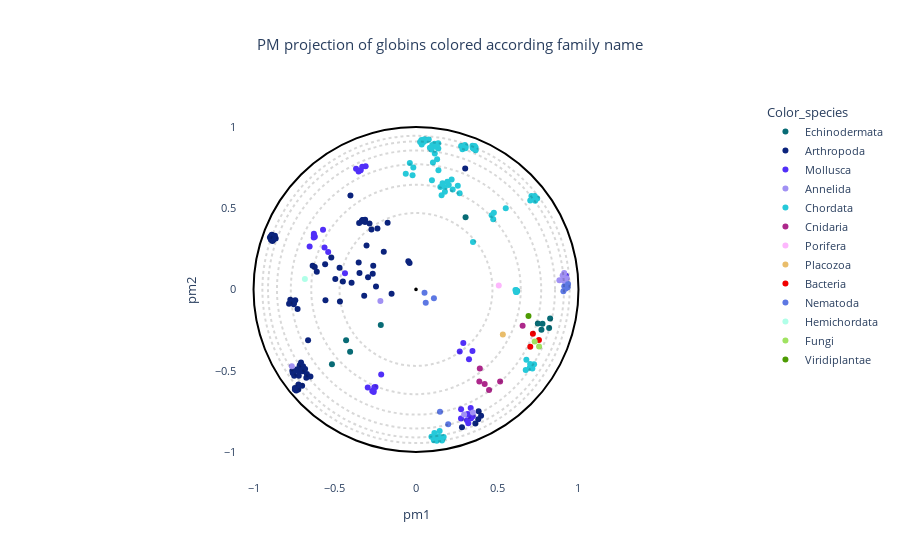

Notebook code cell kept with this figure:
### Code cell
# OPTIONS =================================================
#Here you can set different parameters to color & annotate the resulting projection:
title = "PM projection of globins colored according family name"
#----------------------------------------------------------
# Select the coloring from annotation .csv file:
labels_name = "Color_species"
# Select classes to label among the "labels_name" or "second_labels_name" column (comma separated list):
second_labels_name = ""
labels_text = []
show_text = False
#----------------------------------------------------------
# Use a custom color palette:
color_palette = globin_palette #Default: None
use_custom_palette = True
#==========================================================


#Check projection visualization parameters
#Labels name
if labels_name == "":
    labels_name = None
elif labels_name not in annotation_names:
    raise NameError(f"labels_name {labels_name} is not in the availables annotations.\nAvailables annotations: {annotation_names}")
#Second labels name
if second_labels_name == "":
    second_labels_name = None
elif second_labels_name not in annotation_names:
    raise NameError(f'"second_labels_name" {second_labels_name} is not in the availables annotations.\nAvailables annotations: {annotation_names}')

if not use_custom_palette:
    color_palette = None

#Plot graph
fig = plot_embedding_interactive(df_embedding, 
                                 labels_name = labels_name,
                                 second_labels_name = second_labels_name, 
                                 show_text = show_text,
                                 labels_text = labels_text,
                                 color_palette = color_palette, 
                                 title = title, 
                                 fontsize = 11)
fig.show()

### Figure 1 — Plotly figure (JSON) as saved in the notebook; plotly's stock layout.template omitted (floating-point values rounded to 4 significant figures; data arrays with more than 128 entries replaced by an {"elided": "..."} marker saying what was removed)
{"data": [{"customdata": [[5, 3, 3, 2, "Globin C, coelomic", "Globin", "Caudina arenicola", "Caudina", 2.101, "Echinodermata"], [-1, 39, 20, 10, "Uncharacterized protein", "Uncharacterized", "Strongylocentrotus purpuratus", "Strongylocentrotus", 1.753, "Echinodermata"], [4, 2, 3, 2, "Hemoglobin", "Hemoglobin", "Hemipholis cordifera", "Hemipholis", 2.327, "Echinodermata"], [4, 2, 3, 2, "Hemoglobin", "Hemoglobin", "Ophiactis simplex", "Ophiactis", 2.22, "Echinodermata"], [4, 2, 3, 2, "Hemoglobin", "Hemoglobin", "Ophiactis simplex", "Ophiactis", 2.262, "Echinodermata"], [14, 10, 9, 3, "Uncharacterized protein", "Uncharacterized", "Strongylocentrotus purpuratus", "Strongylocentrotus", 2.654, "Echinodermata"], [14, 10, 9, 3, "Uncharacterized protein", "Uncharacterized", "Strongylocentrotus purpuratus", "Strongylocentrotus", 2.587, "Echinodermata"], [-1, 10, 9, 3, "Uncharacterized protein", "Uncharacterized", "Strongylocentrotus purpuratus", "Strongylocentrotus", 2.519, "Echinodermata"], [14, 10, 9, 3, "Uncharacterized protein", "Uncharacterized", "Strongylocentrotus purpuratus", "Strongylocentrotus", 2.276, "Echinodermata"], [14, 10, 9, 3, "Uncharacterized protein", "Uncharacterized", "Strongylocentrotus purpuratus", "Strongylocentrotus", 2.867, "Echinodermata"]], "hovertemplate": "<b>%{hovertext}</b><br><br>Color_species=%{customdata[9]}<br>pm1=%{x}<br>pm2=%{y}<br>tree1=%{customdata[0]}<br>tree2=%{customdata[1]}<br>tree3=%{customdata[2]}<br>tree4=%{customdata[3]}<br>full_name=%{customdata[4]}<br>short_name=%{customdata[5]}<br>full_species=%{customdata[6]}<br>short_species=%{customdata[7]}<br>evo_distance=%{customdata[8]}<extra></extra>", "hovertext": ["Echinodermata", "Echinodermata", "Echinodermata", "Echinodermata", "Echinodermata", "Echinodermata", "Echinodermata", "Echinodermata", "Echinodermata", "Echinodermata"], "legendgroup": "Echinodermata", "marker": {"color": "#086b75", "symbol": "circle"}, "mode": "markers", "name": "Echinodermata", "orientation": "v", "showlegend": true, "type": "scatter", "x": [-0.2167, 0.3053, -0.4302, -0.4056, -0.5174, 0.7499, 0.7722, 0.8195, 0.7785, 0.8255], "xaxis": "x", "y": [-0.2186, 0.4449, -0.3126, -0.3843, -0.4599, -0.2101, -0.2487, -0.2378, -0.2116, -0.1784], "yaxis": "y"}, {"customdata": {"elided": "84x10 mixed values"}, "hovertemplate": "<b>%{hovertext}</b><br><br>Color_species=%{customdata[9]}<br>pm1=%{x}<br>pm2=%{y}<br>tree1=%{customdata[0]}<br>tree2=%{customdata[1]}<br>tree3=%{customdata[2]}<br>tree4=%{customdata[3]}<br>full_name=%{customdata[4]}<br>short_name=%{customdata[5]}<br>full_species=%{customdata[6]}<br>short_species=%{customdata[7]}<br>evo_distance=%{customdata[8]}<extra></extra>", "hovertext": ["Arthropoda", "Arthropoda", "Arthropoda", "Arthropoda", "Arthropoda", "Arthropoda", "Arthropoda", "Arthropoda", "Arthropoda", "Arthropoda", "Arthropoda", "Arthropoda", "Arthropoda", "Arthropoda", "Arthropoda", "Arthropoda", "Arthropoda", "Arthropoda", "Arthropoda", "Arthropoda", "Arthropoda", "Arthropoda", "Arthropoda", "Arthropoda", "Arthropoda", "Arthropoda", "Arthropoda", "Arthropoda", "Arthropoda", "Arthropoda", "Arthropoda", "Arthropoda", "Arthropoda", "Arthropoda", "Arthropoda", "Arthropoda", "Arthropoda", "Arthropoda", "Arthropoda", "Arthropoda", "Arthropoda", "Arthropoda", "Arthropoda", "Arthropoda", "Arthropoda", "Arthropoda", "Arthropoda", "Arthropoda", "Arthropoda", "Arthropoda", "Arthropoda", "Arthropoda", "Arthropoda", "Arthropoda", "Arthropoda", "Arthropoda", "Arthropoda", "Arthropoda", "Arthropoda", "Arthropoda", "Arthropoda", "Arthropoda", "Arthropoda", "Arthropoda", "Arthropoda", "Arthropoda", "Arthropoda", "Arthropoda", "Arthropoda", "Arthropoda", "Arthropoda", "Arthropoda", "Arthropoda", "Arthropoda", "Arthropoda", "Arthropoda", "Arthropoda", "Arthropoda", "Arthropoda", "Arthropoda", "Arthropoda", "Arthropoda", "Arthropoda", "Arthropoda"], "legendgroup": "Arthropoda", "marker": {"color": "#0b237c", "symbol": "circle"}, "mode": "markers", "name": "Arthropoda", "orientation": "v", "showlegend": true, "type": "scatter", "x": [-0.2463, -0.4705, -0.6362, -0.5592, -0.6107, -0.3965, -0.3188, -0.2632, -0.3479, -0.4966, -0.03961, -0.314, -0.3287, -0.3131, -0.2743, -0.3288, -0.3337, -0.2861, -0.3284, -0.1984, -0.1502, -0.2374, -0.4034, -0.3044, -0.45, -0.6233, 0.4005, -0.8683, -0.8849, -0.8798, -0.8637, -0.8809, -0.8836, -0.8775, -0.893, -0.8991, -0.8938, -0.8879, 0.3832, -0.5573, -0.736, -0.7391, -0.7372, 0.3856, -0.6966, -0.6826, -0.7207, -0.7215, -0.3528, -0.6498, -0.6751, -0.6715, -0.7245, -0.3307, -0.2664, -0.7455, -0.7314, -0.7499, -0.754, -0.7612, -0.7587, -0.7035, -0.7235, -0.7009, 0.3028, -0.3499, -0.7077, -0.7158, -0.7737, -0.7811, -0.7431, -0.7506, -0.7524, -0.4681, -0.2951, -0.7288, -0.04717, 0.3654, -0.1747, -0.5214, -0.7453, 0.2829, -0.6952, -0.6642], "xaxis": "x", "y": [0.01823, 0.1333, 0.1454, 0.1551, 0.1089, 0.04161, -0.03921, 0.1459, 0.101, 0.06428, 0.1621, 0.4147, 0.4263, 0.4284, 0.3685, 0.4256, 0.42, 0.406, 0.4265, 0.2316, -0.02668, 0.3758, 0.5781, 0.271, 0.04888, 0.138, -0.777, 0.3299, 0.3174, 0.3223, 0.3131, 0.3317, 0.2982, 0.3063, 0.3059, 0.319, 0.327, 0.337, -0.7983, -0.06725, -0.6109, -0.6169, -0.622, -0.7501, -0.5038, -0.4897, -0.5074, -0.5317, 0.1659, -0.536, -0.5431, -0.5204, -0.6153, 0.4242, 0.09678, -0.6074, -0.4907, -0.5309, -0.5057, -0.5001, -0.5147, -0.4881, -0.5851, -0.5921, 0.7451, 0.4093, -0.4491, -0.4661, -0.06273, -0.08738, -0.06715, -0.0806, -0.09165, -0.07441, 0.0756, -0.1201, 0.1739, -0.8254, 0.4106, 0.1965, -0.6163, -0.8489, -0.4723, -0.3131], "yaxis": "y"}, {"customdata": {"elided": "36x10 mixed values"}, "hovertemplate": "<b>%{hovertext}</b><br><br>Color_species=%{customdata[9]}<br>pm1=%{x}<br>pm2=%{y}<br>tree1=%{customdata[0]}<br>tree2=%{customdata[1]}<br>tree3=%{customdata[2]}<br>tree4=%{customdata[3]}<br>full_name=%{customdata[4]}<br>short_name=%{customdata[5]}<br>full_species=%{customdata[6]}<br>short_species=%{customdata[7]}<br>evo_distance=%{customdata[8]}<extra></extra>", "hovertext": ["Mollusca", "Mollusca", "Mollusca", "Mollusca", "Mollusca", "Mollusca", "Mollusca", "Mollusca", "Mollusca", "Mollusca", "Mollusca", "Mollusca", "Mollusca", "Mollusca", "Mollusca", "Mollusca", "Mollusca", "Mollusca", "Mollusca", "Mollusca", "Mollusca", "Mollusca", "Mollusca", "Mollusca", "Mollusca", "Mollusca", "Mollusca", "Mollusca", "Mollusca", "Mollusca", "Mollusca", "Mollusca", "Mollusca", "Mollusca", "Mollusca", "Mollusca"], "legendgroup": "Mollusca", "marker": {"color": "#512ff8", "symbol": "circle"}, "mode": "markers", "name": "Mollusca", "orientation": "v", "showlegend": true, "type": "scatter", "x": [-0.5632, -0.5406, 0.3134, 0.3391, 0.3366, 0.277, 0.3179, -0.2691, -0.2143, -0.297, -0.2605, -0.2613, -0.4372, 0.334, 0.2774, -0.6285, -0.6294, -0.6226, -0.6288, 0.2691, 0.2911, 0.3262, -0.5723, -0.6547, 0.9228, 0.3494, 0.912, 0.3219, 0.3475, -0.2493, -0.2564, -0.3405, -0.369, -0.3099, -0.3534, -0.331], "xaxis": "x", "y": [0.2587, 0.2306, -0.8059, -0.7924, -0.7296, -0.7942, -0.7662, -0.6253, -0.5236, -0.6043, -0.6309, -0.6243, 0.1001, -0.7703, -0.7372, 0.3427, 0.3199, 0.3238, 0.3352, -0.3828, -0.33, -0.4302, 0.3674, 0.2639, 0.08477, -0.7804, 0.07397, -0.8233, -0.3792, -0.6003, -0.6015, 0.7341, 0.7428, 0.7579, 0.7258, 0.7551], "yaxis": "y"}, {"customdata": [[13, 17, 5, 7, "Uncharacterized protein", "Uncharacterized", "Capitella teleta", "Capitella", 2.144, "Annelida"], [-1, -1, 4, 7, "Uncharacterized protein", "Uncharacterized", "Capitella teleta", "Capitella", 2.502, "Annelida"], [13, 17, 5, 7, "Uncharacterized protein", "Uncharacterized", "Capitella teleta", "Capitella", 2.237, "Annelida"], [-1, 17, 5, 7, "Uncharacterized protein (Fragment)", "Uncharacterized", "Capitella teleta", "Capitella", 2.669, "Annelida"], [-1, 34, 18, 10, "Uncharacterized protein", "Uncharacterized", "Capitella teleta", "Capitella", 2.021, "Annelida"], [-1, 14, 10, 4, "Uncharacterized protein", "Uncharacterized", "Capitella teleta", "Capitella", 3.077, "Annelida"], [-1, -1, 3, 2, "Extracellular globin 1", "Extracellular", "Metaphire sieboldi", "Metaphire", 2.434, "Annelida"], [-1, 14, 10, 4, "Uncharacterized protein", "Uncharacterized", "Capitella teleta", "Capitella", 3.007, "Annelida"], [-1, 17, 5, 7, "Uncharacterized protein", "Uncharacterized", "Capitella teleta", "Capitella", 2.428, "Annelida"]], "hovertemplate": "<b>%{hovertext}</b><br><br>Color_species=%{customdata[9]}<br>pm1=%{x}<br>pm2=%{y}<br>tree1=%{customdata[0]}<br>tree2=%{customdata[1]}<br>tree3=%{customdata[2]}<br>tree4=%{customdata[3]}<br>full_name=%{customdata[4]}<br>short_name=%{customdata[5]}<br>full_species=%{customdata[6]}<br>short_species=%{customdata[7]}<br>evo_distance=%{customdata[8]}<extra></extra>", "hovertext": ["Annelida", "Annelida", "Annelida", "Annelida", "Annelida", "Annelida", "Annelida", "Annelida", "Annelida"], "legendgroup": "Annelida", "marker": {"color": "#a191f3", "symbol": "circle"}, "mode": "markers", "name": "Annelida", "orientation": "v", "showlegend": true, "type": "scatter", "x": [0.9103, 0.9284, 0.8825, 0.9122, -0.2191, 0.2962, -0.7645, 0.3503, 0.9027], "xaxis": "x", "y": [0.05401, 0.06817, 0.05633, 0.1016, -0.07131, -0.7692, -0.4726, -0.7576, 0.08514], "yaxis": "y"}, {"customdata": {"elided": "88x10 mixed values"}, "hovertemplate": "<b>%{hovertext}</b><br><br>Color_species=%{customdata[9]}<br>pm1=%{x}<br>pm2=%{y}<br>tree1=%{customdata[0]}<br>tree2=%{customdata[1]}<br>tree3=%{customdata[2]}<br>tree4=%{customdata[3]}<br>full_name=%{customdata[4]}<br>short_name=%{customdata[5]}<br>full_species=%{customdata[6]}<br>short_species=%{customdata[7]}<br>evo_distance=%{customdata[8]}<extra></extra>", "hovertext": ["Chordata", "Chordata", "Chordata", "Chordata", "Chordata", "Chordata", "Chordata", "Chordata", "Chordata", "Chordata", "Chordata", "Chordata", "Chordata", "Chordata", "Chordata", "Chordata", "Chordata", "Chordata", "Chordata", "Chordata", "Chordata", "Chordata", "Chordata", "Chordata", "Chordata", "Chordata", "Chordata", "Chordata", "Chordata", "Chordata", "Chordata", "Chordata", "Chordata", "Chordata", "Chordata", "Chordata", "Chordata", "Chordata", "Chordata", "Chordata", "Chordata", "Chordata", "Chordata", "Chordata", "Chordata", "Chordata", "Chordata", "Chordata", "Chordata", "Chordata", "Chordata", "Chordata", "Chordata", "Chordata", "Chordata", "Chordata", "Chordata", "Chordata", "Chordata", "Chordata", "Chordata", "Chordata", "Chordata", "Chordata", "Chordata", "Chordata", "Chordata", "Chordata", "Chordata", "Chordata", "Chordata", "Chordata", "Chordata", "Chordata", "Chordata", "Chordata", "Chordata", "Chordata", "Chordata", "Chordata", "Chordata", "Chordata", "Chordata", "Chordata", "Chordata", "Chordata", "Chordata", "Chordata"], "legendgroup": "Chordata", "marker": {"color": "#26c9d9", "symbol": "circle"}, "mode": "markers", "name": "Chordata", "orientation": "v", "showlegend": true, "type": "scatter", "x": [0.6793, 0.5524, 0.3508, 0.03517, 0.1003, 0.1375, 0.2259, 0.02545, 0.05254, 0.1765, 0.04652, 0.2573, 0.2684, 0.1212, 0.1367, 0.1779, 0.2193, 0.1141, 0.1636, 0.04672, 0.08539, 0.06286, 0.1156, 0.2017, 0.09489, 0.15, 0.1928, 0.0981, 0.1042, 0.07856, 0.13, 0.1382, 0.3485, 0.1467, 0.1598, 0.1102, 0.1528, 0.1175, 0.1636, 0.1703, 0.1296, 0.1317, 0.1278, 0.1088, 0.1456, 0.1145, 0.4753, 0.09509, 0.1132, 0.7336, 0.7263, 0.7249, 0.731, 0.7105, 0.7033, -0.01646, -0.03805, -0.02121, -0.06293, 0.3046, 0.2858, 0.2778, 0.3477, 0.367, 0.3671, 0.3546, 0.3613, 0.128, 0.4793, 0.4654, 0.3057, 0.6203, 0.6181, 0.7025, 0.6119, 0.6753, 0.7164, 0.6152, 0.7005, 0.6219, 0.6179, 0.6217, 0.6195, 0.3008, 0.1575, 0.03339, 0.7267, 0.746], "xaxis": "x", "y": [-0.4333, 0.5002, 0.2915, 0.8918, 0.8897, 0.867, 0.6149, 0.9077, 0.9251, 0.6304, 0.9081, 0.6385, 0.5924, 0.8783, 0.8992, 0.6016, 0.6759, 0.8972, 0.654, 0.9174, 0.8716, 0.9171, 0.8364, 0.6433, 0.8615, 0.63, 0.6628, 0.6717, 0.7814, 0.9228, 0.8013, 0.733, 0.8727, -0.9083, -0.9292, -0.929, -0.9212, -0.9145, -0.9198, -0.9083, -0.9156, -0.9042, -0.9321, -0.9193, -0.8715, -0.9023, 0.4327, -0.9074, -0.8829, 0.5451, 0.5549, 0.5649, 0.5749, 0.575, 0.547, 0.7502, 0.7787, 0.7026, 0.7122, 0.8693, 0.8635, 0.8834, 0.8837, 0.8736, 0.8561, 0.8652, 0.8824, 0.8912, 0.4716, 0.4573, 0.8805, -0.00737, -0.006285, -0.4596, -0.002751, -0.496, -0.4867, -0.0156, -0.4819, -0.009004, -0.00521, -0.008885, -0.01581, 0.8894, 0.5793, 0.9197, -0.4601, 0.5591], "yaxis": "y"}, {"customdata": [[-1, -1, 8, 4, "Predicted protein", "Predicted", "Nematostella vectensis", "Nematostella", 2.434, "Cnidaria"], [-1, 15, 7, 4, "Predicted protein", "Predicted", "Nematostella vectensis", "Nematostella", 3.063, "Cnidaria"], [20, 15, 7, 4, "Predicted protein", "Predicted", "Nematostella vectensis", "Nematostella", 2.696, "Cnidaria"], [-1, 15, 7, 4, "Predicted protein", "Predicted", "Nematostella vectensis", "Nematostella", 2.747, "Cnidaria"], [20, 15, 7, 4, "Predicted protein", "Predicted", "Nematostella vectensis", "Nematostella", 2.467, "Cnidaria"], [-1, -1, -1, 3, "Predicted protein", "Predicted", "Nematostella vectensis", "Nematostella", 3.137, "Cnidaria"]], "hovertemplate": "<b>%{hovertext}</b><br><br>Color_species=%{customdata[9]}<br>pm1=%{x}<br>pm2=%{y}<br>tree1=%{customdata[0]}<br>tree2=%{customdata[1]}<br>tree3=%{customdata[2]}<br>tree4=%{customdata[3]}<br>full_name=%{customdata[4]}<br>short_name=%{customdata[5]}<br>full_species=%{customdata[6]}<br>short_species=%{customdata[7]}<br>evo_distance=%{customdata[8]}<extra></extra>", "hovertext": ["Cnidaria", "Cnidaria", "Cnidaria", "Cnidaria", "Cnidaria", "Cnidaria"], "legendgroup": "Cnidaria", "marker": {"color": "#ad288b", "symbol": "circle"}, "mode": "markers", "name": "Cnidaria", "orientation": "v", "showlegend": true, "type": "scatter", "x": [0.5177, 0.4496, 0.3898, 0.4226, 0.3928, 0.6562], "xaxis": "x", "y": [-0.5663, -0.6183, -0.5672, -0.5819, -0.4868, -0.2233], "yaxis": "y"}, {"customdata": [[-1, -1, 9, 3, "Uncharacterized protein", "Uncharacterized", "Amphimedon queenslandica", "Amphimedon", 2.522, "Porifera"]], "hovertemplate": "<b>%{hovertext}</b><br><br>Color_species=%{customdata[9]}<br>pm1=%{x}<br>pm2=%{y}<br>tree1=%{customdata[0]}<br>tree2=%{customdata[1]}<br>tree3=%{customdata[2]}<br>tree4=%{customdata[3]}<br>full_name=%{customdata[4]}<br>short_name=%{customdata[5]}<br>full_species=%{customdata[6]}<br>short_species=%{customdata[7]}<br>evo_distance=%{customdata[8]}<extra></extra>", "hovertext": ["Porifera"], "legendgroup": "Porifera", "marker": {"color": "#fdb7fd", "symbol": "circle"}, "mode": "markers", "name": "Porifera", "orientation": "v", "showlegend": true, "type": "scatter", "x": [0.5095], "xaxis": "x", "y": [0.02386], "yaxis": "y"}, {"customdata": [[-1, -1, 20, 7, "Putative uncharacterized protein", "Putative", "Trichoplax adhaerens", "Trichoplax", 2.316, "Placozoa"]], "hovertemplate": "<b>%{hovertext}</b><br><br>Color_species=%{customdata[9]}<br>pm1=%{x}<br>pm2=%{y}<br>tree1=%{customdata[0]}<br>tree2=%{customdata[1]}<br>tree3=%{customdata[2]}<br>tree4=%{customdata[3]}<br>full_name=%{customdata[4]}<br>short_name=%{customdata[5]}<br>full_species=%{customdata[6]}<br>short_species=%{customdata[7]}<br>evo_distance=%{customdata[8]}<extra></extra>", "hovertext": ["Placozoa"], "legendgroup": "Placozoa", "marker": {"color": "#e9bd6b", "symbol": "circle"}, "mode": "markers", "name": "Placozoa", "orientation": "v", "showlegend": true, "type": "scatter", "x": [0.5345], "xaxis": "x", "y": [-0.2776], "yaxis": "y"}, {"customdata": [[-1, -1, 6, 3, "Globin", "Globin", "Gemmatirosa kalamazoonesis", "Gemmatirosa", 2.905, "Bacteria"], [-1, 9, 6, 3, "Globin", "Globin", "Gemmatirosa kalamazoonesis", "Gemmatirosa", 3.007, "Bacteria"], [-1, 9, 6, 3, "Hemin receptor", "Hemin", "Halothiobacillus sp.", "Halothiobacillus", 2.535, "Bacteria"]], "hovertemplate": "<b>%{hovertext}</b><br><br>Color_species=%{customdata[9]}<br>pm1=%{x}<br>pm2=%{y}<br>tree1=%{customdata[0]}<br>tree2=%{customdata[1]}<br>tree3=%{customdata[2]}<br>tree4=%{customdata[3]}<br>full_name=%{customdata[4]}<br>short_name=%{customdata[5]}<br>full_species=%{customdata[6]}<br>short_species=%{customdata[7]}<br>evo_distance=%{customdata[8]}<extra></extra>", "hovertext": ["Bacteria", "Bacteria", "Bacteria"], "legendgroup": "Bacteria", "marker": {"color": "#f10000", "symbol": "circle"}, "mode": "markers", "name": "Bacteria", "orientation": "v", "showlegend": true, "type": "scatter", "x": [0.7569, 0.7033, 0.7195], "xaxis": "x", "y": [-0.3113, -0.3524, -0.273], "yaxis": "y"}, {"customdata": [[46, 35, 19, 10, "Globin", "Globin", "Ancylostoma ceylanicum", "Ancylostoma", 2.23, "Nematoda"], [46, 35, 19, 10, "Uncharacterized protein", "Uncharacterized", "Angiostrongylus costaricensis", "Angiostrongylus", 2.134, "Nematoda"], [46, 35, 19, 10, "Globin", "Globin", "Necator americanus", "Necator", 2.352, "Nematoda"], [12, 6, 4, 7, "Protein CBR GLB 7", "Protein", "Caenorhabditis briggsae", "Caenorhabditis", 3.016, "Nematoda"], [12, 6, 4, 7, "Uncharacterized protein", "Uncharacterized", "Haemonchus placei", "Haemonchus", 3.29, "Nematoda"], [-1, 6, 4, 7, "Cre glb 30 protein", "Cre", "Ascaris suum", "Ascaris", 3.176, "Nematoda"], [-1, -1, 4, 7, "Globin like protein 26", "Globin", "Trichinella pseudospiralis", "Trichinella", 3.038, "Nematoda"], [-1, 6, 4, 7, "Uncharacterized protein", "Uncharacterized", "Ancylostoma ceylanicum", "Ancylostoma", 3.207, "Nematoda"], [-1, 25, 15, 8, "Metalloendopeptidase", "Metalloendopeptidase", "Globodera pallida", "Globodera", 2.866, "Nematoda"], [-1, 25, 15, 8, "Uncharacterized protein", "Uncharacterized", "Strongyloides stercoralis", "Strongyloides", 3.193, "Nematoda"]], "hovertemplate": "<b>%{hovertext}</b><br><br>Color_species=%{customdata[9]}<br>pm1=%{x}<br>pm2=%{y}<br>tree1=%{customdata[0]}<br>tree2=%{customdata[1]}<br>tree3=%{customdata[2]}<br>tree4=%{customdata[3]}<br>full_name=%{customdata[4]}<br>short_name=%{customdata[5]}<br>full_species=%{customdata[6]}<br>short_species=%{customdata[7]}<br>evo_distance=%{customdata[8]}<extra></extra>", "hovertext": ["Nematoda", "Nematoda", "Nematoda", "Nematoda", "Nematoda", "Nematoda", "Nematoda", "Nematoda", "Nematoda", "Nematoda"], "legendgroup": "Nematoda", "marker": {"color": "#5d78e3", "symbol": "circle"}, "mode": "markers", "name": "Nematoda", "orientation": "v", "showlegend": true, "type": "scatter", "x": [0.0524, 0.1102, 0.05986, 0.9128, 0.9072, 0.9337, 0.9358, 0.9221, 0.1477, 0.1981], "xaxis": "x", "y": [-0.01993, -0.05496, -0.08179, 0.01936, -0.01067, 0.01346, 0.03296, 0.005769, -0.7523, -0.8299], "yaxis": "y"}, {"customdata": [[-1, -1, 14, 6, "Neuroglobin like protein", "Neuroglobin", "Saccoglossus kowalevskii", "Saccoglossus", 2.36, "Hemichordata"]], "hovertemplate": "<b>%{hovertext}</b><br><br>Color_species=%{customdata[9]}<br>pm1=%{x}<br>pm2=%{y}<br>tree1=%{customdata[0]}<br>tree2=%{customdata[1]}<br>tree3=%{customdata[2]}<br>tree4=%{customdata[3]}<br>full_name=%{customdata[4]}<br>short_name=%{customdata[5]}<br>full_species=%{customdata[6]}<br>short_species=%{customdata[7]}<br>evo_distance=%{customdata[8]}<extra></extra>", "hovertext": ["Hemichordata"], "legendgroup": "Hemichordata", "marker": {"color": "#b0ffe8", "symbol": "circle"}, "mode": "markers", "name": "Hemichordata", "orientation": "v", "showlegend": true, "type": "scatter", "x": [-0.6839], "xaxis": "x", "y": [0.06398], "yaxis": "y"}, {"customdata": [[15, 8, 6, 3, "ARAD1D45562p", "ARAD1D45562p", "Blastobotrys adeninivorans", "Blastobotrys", 3.652, "Fungi"], [15, 8, 6, 3, "CYFA0S05e02454g1_1", "CYFA0S05e02454g1_1", "Cyberlindnera fabianii", "Cyberlindnera", 4.119, "Fungi"]], "hovertemplate": "<b>%{hovertext}</b><br><br>Color_species=%{customdata[9]}<br>pm1=%{x}<br>pm2=%{y}<br>tree1=%{customdata[0]}<br>tree2=%{customdata[1]}<br>tree3=%{customdata[2]}<br>tree4=%{customdata[3]}<br>full_name=%{customdata[4]}<br>short_name=%{customdata[5]}<br>full_species=%{customdata[6]}<br>short_species=%{customdata[7]}<br>evo_distance=%{customdata[8]}<extra></extra>", "hovertext": ["Fungi", "Fungi"], "legendgroup": "Fungi", "marker": {"color": "#a0e361", "symbol": "circle"}, "mode": "markers", "name": "Fungi", "orientation": "v", "showlegend": true, "type": "scatter", "x": [0.7574, 0.7305], "xaxis": "x", "y": [-0.3519, -0.3206], "yaxis": "y"}, {"customdata": [[-1, -1, 9, 3, "Uncharacterized protein", "Uncharacterized", "Micromonas commoda", "Micromonas", 2.71, "Viridiplantae"]], "hovertemplate": "<b>%{hovertext}</b><br><br>Color_species=%{customdata[9]}<br>pm1=%{x}<br>pm2=%{y}<br>tree1=%{customdata[0]}<br>tree2=%{customdata[1]}<br>tree3=%{customdata[2]}<br>tree4=%{customdata[3]}<br>full_name=%{customdata[4]}<br>short_name=%{customdata[5]}<br>full_species=%{customdata[6]}<br>short_species=%{customdata[7]}<br>evo_distance=%{customdata[8]}<extra></extra>", "hovertext": ["Viridiplantae"], "legendgroup": "Viridiplantae", "marker": {"color": "#4d9b03", "symbol": "circle"}, "mode": "markers", "name": "Viridiplantae", "orientation": "v", "showlegend": true, "type": "scatter", "x": [0.6923], "xaxis": "x", "y": [-0.1628], "yaxis": "y"}], "layout": {"autosize": true, "font": {"size": 11}, "legend": {"title": {"text": "Color_species"}, "tracegroupgap": 0}, "plot_bgcolor": "rgba(0, 0, 0, 0)", "shapes": [{"line": {"color": "black", "dash": "dot"}, "opacity": 0.15, "type": "circle", "x0": -0.4706, "x1": 0.4706, "y0": -0.4706, "y1": 0.4706}, {"line": {"color": "black", "dash": "dot"}, "opacity": 0.15, "type": "circle", "x0": -0.6447, "x1": 0.6447, "y0": -0.6447, "y1": 0.6447}, {"line": {"color": "black", "dash": "dot"}, "opacity": 0.15, "type": "circle", "x0": -0.7705, "x1": 0.7705, "y0": -0.7705, "y1": 0.7705}, {"line": {"color": "black", "dash": "dot"}, "opacity": 0.15, "type": "circle", "x0": -0.8557, "x1": 0.8557, "y0": -0.8557, "y1": 0.8557}, {"line": {"color": "black", "dash": "dot"}, "opacity": 0.15, "type": "circle", "x0": -0.9108, "x1": 0.9108, "y0": -0.9108, "y1": 0.9108}, {"line": {"color": "black", "dash": "dot"}, "opacity": 0.15, "type": "circle", "x0": -0.9455, "x1": 0.9455, "y0": -0.9455, "y1": 0.9455}, {"line": {"color": "Black"}, "type": "circle", "x0": -1, "x1": 1, "xref": "x", "y0": -1, "y1": 1, "yref": "y"}, {"fillcolor": "Black", "line": {"color": "Black"}, "type": "circle", "x0": -0.005, "x1": 0.005, "xref": "x", "y0": -0.005, "y1": 0.005, "yref": "y"}], "title": {"text": "PM projection of globins colored according family name", "x": 0.5}, "xaxis": {"anchor": "y", "constrain": "domain", "domain": [0.2341, 0.7659], "range": [-1.1, 1.1], "title": {"text": "pm1"}, "type": "linear"}, "yaxis": {"anchor": "x", "autorange": true, "domain": [0, 1], "range": [-1.049, 1.042], "scaleanchor": "x", "scaleratio": 1, "title": {"text": "pm2"}, "type": "linear"}, "yaxis2": {"layer": "below traces", "matches": "y", "overlaying": "y"}}}
